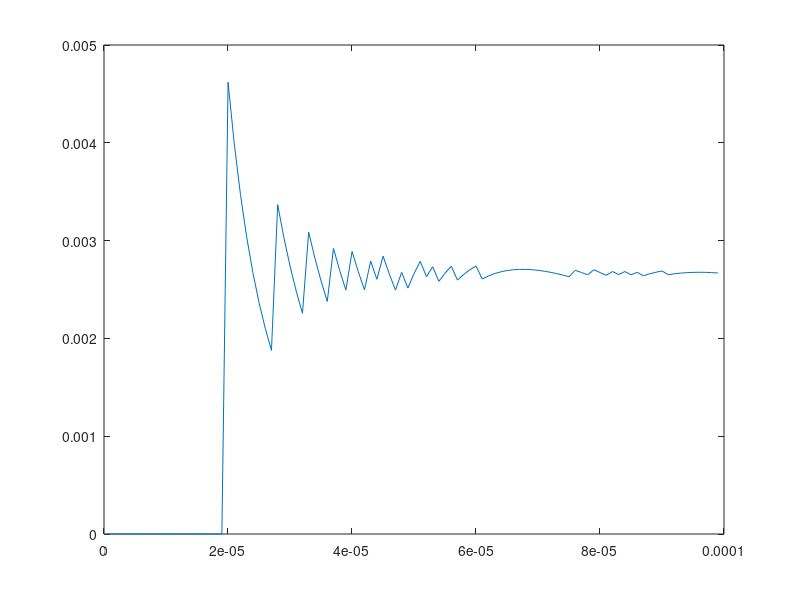

Recreate this plot in MATLAB.
%Fredrik möller och Johan Kindlundh
clc
clear all
disp('uppgift 6')
disp('a, Plotta integranden')
x=(10^(-8)):(10^(-6)):(10^(-4));
%plottar ej från x=0 då funktionen inte är definerad där, tar istället
%värde nära noll. 
y=(1-(exp(-((x./5).^3))))./(3*x.^3);
plot(x,y)
disp('täljaren rör sig mot noll snabbare än vad nämnaren gör, vid små värden ger detta effekten av att funktionsvärdet blir lika med noll')
disp('funktionsvärdet borde vara skillt från noll, fram till dess att x=0 där funktionen inte är definerad')


%----------------------------------------------------------------------------------


disp('b, Gör sedan “svanskapning”')
disp('vi söker den avkapning B som bidrar till en tredjedel av det totala felet för att sedan låte trunkeringsfelet utgöra den andra hälften')
%aproximerar integralen som 1/6*x^2
Ekap=(10^(-9))/3
% då det totala felet tillåtet i uppgiften är 10^-9 och då det sker två
% integralräkningar(från 0 till 10^-4 och från 10^-4 till B) krävs det
% alltså att summan av trunkeringsfelet från dessa två integraler samt kapningsfelet
% inte överskrider 10^-9.fördelnignen mellan dessa fel är lika, 1/3 vadera.
B=(abs((-1)/(6*Ekap))).^(1/2)


%----------------------------------------------------------------------------------


disp('c, Föreslå ett sätt att i din numeriska beräkning integralens värde eliminera effekten av “darrandet”')
disp('från 0 till 10^-4 används Taylorutvecklingen av funktionen, grad tolv ')
y1=(1/375)-((x.^3)./93750)+((x.^6)./35156250)-((x.^9)./17578125000)+((x.^12)/10986328125000);


%----------------------------------------------------------------------------------


disp('d, Behövs ytterligare förbe-handling för att beräkna integralen med trapetsregeln?')
disp('nej för Etrunk konvergerar som önskat')
a=30; b=B ; n=1000;
t=0;
for i=1:6
    h=(b-a)/n;
    x=a:h:b;
    y=(1-(exp(-((x./5).^3))))./(3*x.^3);
    t(i)=h*(sum(y)-(y(1)+y(n+1))/2);
    n=2*n;
end

a=(10^(-3)); b=30 ; n=100000;
t2=0
for i=1:6
    h=(b-a)/n;
    x=a:h:b;
    y=(1-(exp(-((x./5).^3))))./(3*x.^3);
    t2(i)=h*(sum(y)-(y(1)+y(n+1))/2);
    n=2*n;
end
%kontrolerar integralen
for i=1:4
    b4=t(i);
    b2=t(i+1);
    b1=t(i+2);
    Ep=(b4-b2)/(b2-b1);
    %är en funktion av 2 - alltså är integralen säker
    Etrunk=abs(b1-b2);
    %skillnaden mellan integraler med olika steglängder. där den ena är
    %dubbelt så stor som den andra. 
end

%Richardson-extrapolation
for i=1:3
    b2=t(i);
    b1=t(i+1);
    R(i)=b1+((b1-b2));
end
%Richardson-extrapolation nr2
for i=1:2
    b2=R(i);
    b1=R(i+1);
    RR(i)=b1+((b1-b2)/15);
end
Etrunkr=abs(R(3)-R(2));
Etrunkrr=abs(RR(2)-RR(1)); %ska utgöra <(10^-9)/3


%----------------------------------------------------------------------------------


disp('e, Beräkna nu värdet av integralen med trapetsregel')
a=0; b=(10^(-4)); n=100;
t1=0;
for i=1:6
    h=(b-a)/n;
    x=a:h:b;
    y1=(1/375)-((x.^3)./93750)+((x.^6)./35156250)-((x.^9)./17578125000)+((x.^12)/10986328125000);
    t1(i)=((h*(sum(y1)-(y1(1)+y1(n+1))))/2);
    n=2*n;
end
for i=1:4
    b4=t1(i);
    b2=t1(i+1);
    b1=t1(i+2);
    Ep1=(b4-b2)/(b2-b1);
    Etrunk1=abs(b1-b2);
end

%Richardson-extrapolation
for i=1:3
    b2=t1(i);
    b1=t1(i+1);
    R1(i)=b1+((b1-b2)./3);
end
%Richardson-extrapolation nr2
for i=1:2
    b2=R1(i);
    b1=R1(i+1);
    RR1(i)=b1+((b1-b2)./15);
end
Totalintegral=RR(2)+RR1(2)
Etrunkr1=abs(R(3)-R(2));
Etrunkrr1=abs(RR1(2)-RR1(1));

disp('Beräkna nu värdet av integralen med trapetsregel')
%----------------------------------------------------------------------------------
disp('e, Skatta felgränsen för ditt svar med din metod')
Totalfel=Ekap+Etrunkrr1+Etrunkrr


